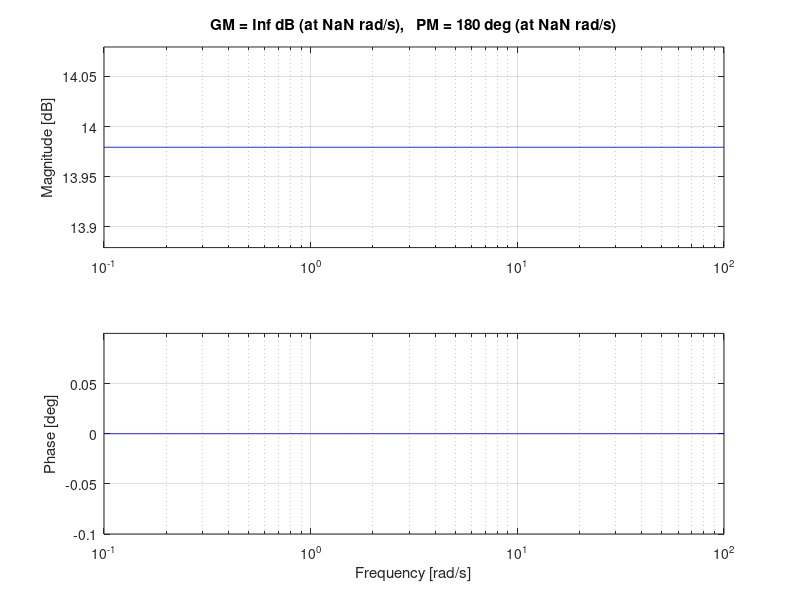

Recreate this plot in MATLAB.
%% Bode Plot

% Example Transfer Function
%      1
% -----------
% s(s+1)(s+2)

z=input('Enter Zeros:'); % Use array syntax to enter multiple values | Press enter if TF has purely constant numerator
p=input('Enter Poles:'); % Use array syntax to enter multiple values
k=input('Enter Gain:'); % Enter 1 for no added gain
System = zpk(z,p,k);
figure('NumberTitle', 'off', 'Name', 'Bode Plot');
%bode(System); % Bode plot
margin(System); % Bode plot with margins and crossover frequencies
